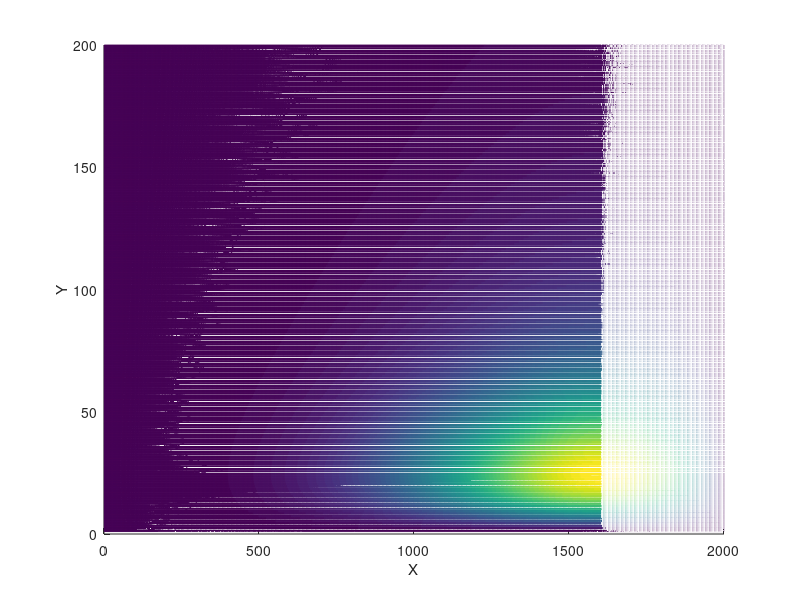

This chart was generated by the following MATLAB code:
function [] = plot_prior_density()

clc;

k_inc = 0.025;
e_inc = 0.0005;
kappa = [0:k_inc:5-k_inc];
ecc = [0:e_inc:1-e_inc];

num_k = size(kappa,2)
num_e = size(ecc,2)
M = zeros(num_k,num_e);

fig = figure();
hold on;

for i = 1:num_k
  k = kappa(i);
  ksq_term = (1+k*k)^2;
  hk = (8/pi) * k / ksq_term;
  for j = 1:num_e
    e = ecc(j);
    %he = 6 * e * (1-e); % B(2,2)
    %he = 30 * e * (1-e)^4; % B(2,5)
    he = 30 * e^4 * (1-e); % B(5,2)
    %he = 110 * e * (1-e)^9; % B(2,10)
    %he = 110 * e^9 * (1-e); % B(10,2)
    M(i,j) = hk * he;
  end
end

mesh(M);
xlabel('X');
ylabel('Y');
zlabel('Z');
